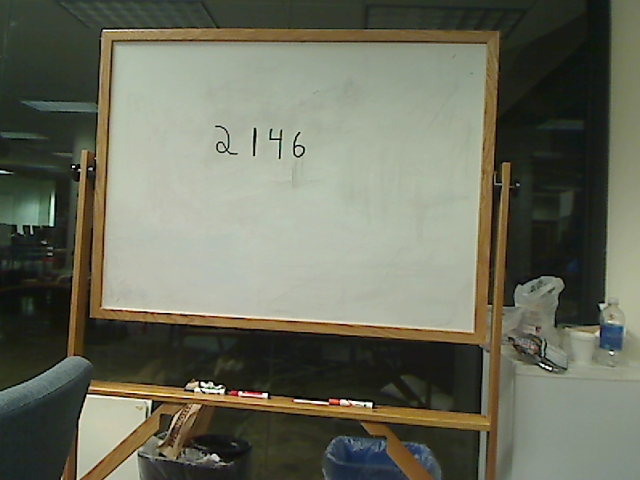
%> input picture capture_raw.jpg, 640 x 480 px
$ octave BlobsDemo.m   (GNU Octave 9; MATLAB toolbox functions it lacks are replaced by stand-ins)
%> lines starting %> are read from the running program, lines starting %| are printed output that depends on the picture; in (x1, y1, x2, y2) boxes, pixels count from 0 and x2, y2 are one past the last pixel; in counts of white or black regions, pixels touching at a corner belong together; the program's own positions count from 1
%------------------------------------------------------------------------------------------------
% Demo to illustrate simple blob detection, measurement, and filtering.
% Requires the Image Processing Toolbox (IPT) because it demonstates some functions
% supplied by that toolbox, plus it uses the "coins" demo image supplied with that toolbox.
% If you have the IPT (you can check by typing ver on the command line), you should be able to
% run this demo code simply by copying and pasting this code into a new editor window,
% and then clicking the green "run" triangle on the toolbar.
% Running time = 7.5 seconds the first run and 2.5 seconds on subsequent runs.
% A similar Mathworks demo:
% http://www.mathworks.com/products/image/demos.html?file=/products/demos/shipping/images/ipexprops.html
% Code written and posted by ImageAnalyst, July 2009.
%------------------------------------------------------------------------------------------------
% function BlobsDemo()
% echo on;
% Startup code.
tic; % Start timer.
clc; % Clear command window.
clear all; % Get rid of variables from prior run of this m-file.
disp('Running BlobsDemo.m...'); % Message sent to command window.
workspace; % Show panel with all the variables.

% Change the current folder to the folder of this m-file.
% (The line of code below is from Brett Shoelson of The Mathworks.)
if(~isdeployed)
	cd(fileparts(which(mfilename)));
end

% Read in standard MATLAB demo image
 fprintf('Getting a new image!\n');
   %First fire off the python script to get an image from the camera
   system('C:/Users/hunter/Desktop/mhacks/capture.py');
   %Creates an image called capture_raw.jpg that we now read in
   capture_raw = imread('capture_raw.jpg');
%> capture_raw is the input picture: size 480x640x3 uint8; mean R, G, B 106.7, 108.8, 92.7
   %imshow(capture_raw);
   %if (~capture_raw) fprintf('Failed to open raw image.');
   %Now we need to find the characters that we'll OCR later.
   %So we perform blob detection to find them. This assumes that the person
   %writing on the board has decent spacing between characters.
   capture_crop = imcrop(capture_raw, [160, 46  , 350, 300]);
   %hold on;
   %figure
   capture_crop_gray = rgb2gray(capture_crop);
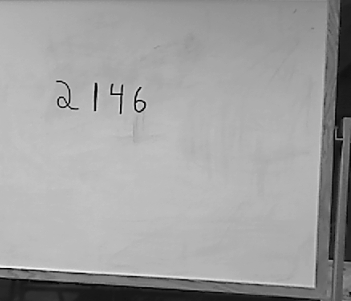
%> capture_crop_gray: size 301x351 uint8; min 1, max 249, mean 160.2


%originalImage = imread('capture_raw.jpg');
originalImage = capture_crop_gray;


subplot(3, 3, 1);
imshow(originalImage);
% Maximize the figure window.
set(gcf, 'Position', get(0, 'ScreenSize'));
% Force it to display RIGHT NOW (otherwise it might not display until it's all done, unless you've stopped at a breakpoint.)
drawnow;
caption = sprintf('Original "coins" image showing\n6 nickels (the larger coins) and 4 dimes (the smaller coins).');
title(caption);
axis square; % Make sure image is not artificially stretched because of screen's aspect ratio.

% Just for fun, let's get its histogram.
[pixelCount grayLevels] = imhist(originalImage);
%> pixelCount = 256 values, max 7880 at index 189, min 0 at index 1, mean 412.7; grayLevels = 256 values from 0 to 255
subplot(3, 3, 2);
bar(pixelCount); title('Histogram of original image');
xlim([0 grayLevels(end)]); % Scale x axis manually.

% Threshold the image to get a binary image (only 0's and 1's) of class "logical."
% Method #1: using im2bw()
%   normalizedThresholdValue = 0.4; % In range 0 to 1.
%   thresholdValue = normalizedThresholdValue * max(max(originalImage)); % Gray Levels.
%   binaryImage = im2bw(originalImage, normalizedThresholdValue);       % One way to threshold to binary
% Method #2: using a logical operation.
  thresholdValue = 100;
  binaryImage = originalImage > thresholdValue; % Bright objects will be the chosen if you use >.
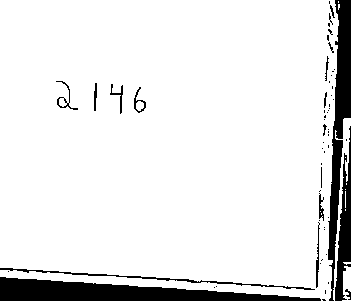
%> binaryImage: size 301x351 logical; 90.6% white; 59 black regions (42 under 20 px), largest, box (x1, y1, x2, y2) and area: (0, 277, 321, 301) 4253, (328, 0, 351, 301) 2989, (335, 126, 351, 301) 1332
%   binaryImage = originalImage < thresholdValue; % Dark objects will be the chosen if you use <.

% Do a "hole fill" to get rid of any background pixels inside the blobs.
binaryImage = imfill(binaryImage, 'holes');
%> binaryImage: size 301x351 logical; 91.3% white; 6 black regions (1 under 20 px)

% Show the threshold as a vertical red bar on the histogram.
hold on;
maxYValue = ylim;
hStemLines = stem(thresholdValue, maxYValue(2), 'r');
children = get(hStemLines, 'children');
set(children(2),'visible', 'off');
% Place a text label on the bar chart showing the threshold.
annotationText = sprintf('Thresholded at %d gray levels', thresholdValue);
% For text(), the x and y need to be of the data class "double" so let's cast both to double.
text(double(thresholdValue + 5), double(0.5 * maxYValue(2)), annotationText, 'FontSize', 10, 'Color', [0 .5 0]);
text(double(thresholdValue - 70), double(0.94 * maxYValue(2)), 'Background', 'FontSize', 10, 'Color', [0 0 .5]);
text(double(thresholdValue + 50), double(0.94 * maxYValue(2)), 'Foreground', 'FontSize', 10, 'Color', [0 0 .5]);


% Display the binary image.
subplot(3, 3, 3); imagesc(binaryImage); colormap(gray(256)); title('Binary Image, obtained by thresholding'); axis square;

labeledImage = bwlabel(binaryImage, 8);     % Label each blob so we can make measurements of it
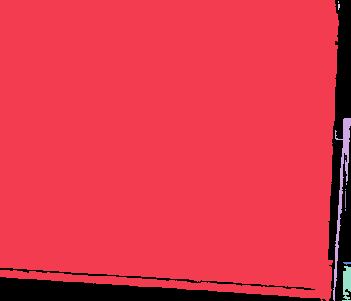
%> labeledImage: size 301x351 double; 12 distinct labels, from 0 to 11; one colour per label, 0 black
coloredLabels = label2rgb (labeledImage, 'hsv', 'k', 'shuffle'); % pseudo random color labels
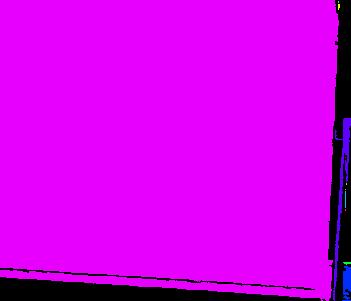
%> coloredLabels: size 301x351x3 uint8; mean R, G, B 210.3, 0.2, 232.8

subplot(3, 3, 4);
imshow(labeledImage, []);
title('Labeled Image, from bwlabel()');
axis square;
subplot(3, 3, 5);
imagesc(coloredLabels);
axis square;
caption = sprintf('Pseudo colored labels, from label2rgb().\nBlobs are numbered from top to bottom, then from left to right.');
title(caption);

% Get all the blob properties.  Can only pass in originalImage in version R2008a and later.
blobMeasurements = regionprops(labeledImage, originalImage, 'all');
%> blobMeasurements = 11 regions; largest, box (x1, y1, x2, y2), Area, Centroid, MajorAxisLength, MinorAxisLength and Eccentricity: (0, 0, 339, 301) 95462 [169.4 143.2] 385.3 331.3 0.51, (333, 118, 351, 301) 739 [342.5 187.1] 207.2 9.45 0.999, (342, 266, 351, 301) 227 [347.5 283] 37.29 8.99 0.97
numberOfBlobs = size(blobMeasurements, 1);
%> numberOfBlobs = 11

% bwboundaries() returns a cell array, where each cell contains the row/column coordinates for an object in the image.
% Plot the borders of all the coins on the original grayscale image using the coordinates returned by bwboundaries.
subplot(3, 3, 6); imagesc(originalImage);
title('Outlines, from bwboundaries()'); axis square;
hold on;
boundaries = bwboundaries(binaryImage);
%> boundaries = 11 boundaries; largest, box (x1, y1, x2, y2) and points: (0, 0, 339, 301) 1883, (333, 118, 351, 301) 463, (342, 266, 351, 301) 109, (345, 191, 346, 208) 33, (343, 262, 351, 265) 16
numberOfBoundaries = size(boundaries);
%> numberOfBoundaries = [11 1]
for k = 1 : numberOfBoundaries
	thisBoundary = boundaries{k};
	plot(thisBoundary(:,2), thisBoundary(:,1), 'g', 'LineWidth', 2);
end
%> this loop made 11 passes
%> thisBoundary on passes 3, 7, 8, 10, 11: [2 339; 3 339; 2 339], [158 346; 158 346], [190 346; 190 346], [210 346; 211 346; 210 346], [184 347; 185 347; 184 347]
hold off;

fontSize = 14;	% Used to control size of "blob number" labels put atop the image.
labelShiftX = -7;	% Used to align the labels in the centers of the coins.
blobECD = zeros(1, numberOfBlobs);
% Print header line in the command window.
fprintf(1,'Blob #      Mean Intensity  Area   Perimeter    Centroid       Diameter\n');
% Loop over all blobs printing their measurements to the command window.
for k = 1 : numberOfBlobs           % Loop through all blobs.
	% Find the mean of each blob.  (R2008a has a better way where you can pass the original image
	% directly into regionprops.  The way below works for all versions including earlier versions.)
    thisBlobsPixels = blobMeasurements(k).PixelIdxList;  % Get list of pixels in current blob.
    meanGL = mean(originalImage(thisBlobsPixels)); % Find mean intensity (in original image!)
	meanGL2008a = blobMeasurements(k).MeanIntensity; % Mean again, but only for version >= R2008a

	blobArea = blobMeasurements(k).Area;		% Get area.
	blobPerimeter = blobMeasurements(k).Perimeter;		% Get perimeter.
	blobCentroid = blobMeasurements(k).Centroid;		% Get centroid.
	blobECD(k) = sqrt(4 * blobArea / pi);					% Compute ECD - Equivalent Circular Diameter.
    fprintf(1,'#%2d %17.1f %11.1f %8.1f %8.1f %8.1f % 8.1f\n', k, meanGL, blobArea, blobPerimeter, blobCentroid, blobECD(k));
	% Put the "blob number" labels on the "boundaries" grayscale image.
	text(blobCentroid(1) + labelShiftX, blobCentroid(2), num2str(k), 'FontSize', fontSize, 'FontWeight', 'Bold');
end
%> this loop made 11 passes
%> (meanGL, meanGL2008a, blobArea, blobPerimeter, blobCentroid) on passes 1, 2, 5: (172, 172, 95462, 1882.8, [169.4 143.2]), (113.8, 113.8, 739, 472.1, [342.5 187.1]), (118.2, 118.2, 227, 111.2, [347.5 283])
%> (printed output is left out)
%> after the loop, blobECD = [348.6 30.67 1.6 3.57 17 4.51 1.13 1.13 4.65 1.6 1.6]

% Put the labels on the rgb labeled image also.
subplot(3, 3, 5);
for k = 1 : numberOfBlobs           % Loop through all blobs.
	blobCentroid = blobMeasurements(k).Centroid;		% Get centroid.
	text(blobCentroid(1) + labelShiftX, blobCentroid(2), num2str(k), 'FontSize', fontSize, 'FontWeight', 'Bold');
end
%> this loop made 11 passes
%> blobCentroid on passes 1 to 8: [169.4 143.2], [342.5 187.1], [339 2.5], [339.4 7.1], [347.5 283], [347.7 263.6], [346 158], [346 190]

% Now I'll demonstrate how to select certain blobs based using the ismember function.
% Let's say that we wanted to find only those blobs
% with an intensity between 150 and 220 and an area less than 2000 pixels.
% This would give us the three brightest dimes (the smaller coin type).
allBlobIntensities = [blobMeasurements.MeanIntensity];
%> allBlobIntensities = [172 113.8 102 104.1 118.2 115.3 101 102 103.4 104 104.5]
allBlobAreas = [blobMeasurements.Area];
%> allBlobAreas = [95462 739 2 10 227 16 1 1 17 2 2]
% Get a list of the blobs that meet our criteria and we need to keep.
allowableIntensityIndexes = (allBlobIntensities > 150) & (allBlobIntensities < 220);
%> allowableIntensityIndexes = [true false false false false false false false false false false]
allowableAreaIndexes = allBlobAreas < 2000; % Take the small objects.
%> allowableAreaIndexes = [false true true true true true true true true true true]
keeperIndexes = find(allowableIntensityIndexes & allowableAreaIndexes);
%> keeperIndexes = []
% Extract only those blobs that meet our criteria, and
% eliminate those blobs that don't meet our criteria.
% Note how we use ismember() to do this.
keeperBlobsImage = ismember(labeledImage, keeperIndexes);
%> keeperBlobsImage: size 301x351 logical; every value is 0
% Re-label with only the keeper blobs kept.
labeledDimeImage = bwlabel(keeperBlobsImage, 8);     % Label each blob so we can make measurements of it
%> labeledDimeImage: size 301x351 double; every value is 0
% Now we're done.  We have a labeled image of blobs that meet our specified criteria.
subplot(3, 3, 7);
imshow(labeledDimeImage, []);
axis square;
title('"Keeper" blobs (3 brightest dimes in a re-labeled image)');

% Now use the keeper blob as a mask on the original image.
% This will let us display the original image in the regions of the keeper blobs.
maskedImageDime = originalImage; % Simply a copy at first.
maskedImageDime(~keeperBlobsImage) = 0;  % Set all non-keeper pixels to zero.
subplot(3, 3, 8);
imshow(maskedImageDime);
axis square;
title('Only the 3 brightest dimes from the original image');

% Now let's get the nickels (the larger coin type)
keeperIndexes = find(allBlobAreas > 2000);  % Take the larger objects.
%> keeperIndexes = 1
% Note how we use ismember to select the blobs that meet our criteria.
nickelBinaryImage = ismember(labeledImage, keeperIndexes);
%> nickelBinaryImage: size 301x351 logical; 90.4% white; 4 black regions (1 under 20 px), largest, box (x1, y1, x2, y2) and area: (328, 0, 351, 301) 5369, (0, 277, 321, 301) 4253, (0, 268, 315, 290) 561
maskedImageNickel = originalImage; % Simply a copy at first.
maskedImageNickel(~nickelBinaryImage) = 0;  % Set all non-nickel pixels to zero.
%> maskedImageNickel: size 301x351 uint8; 9.64% of pixels changed, all inside (x1, y1, x2, y2) = (0, 0, 351, 301)
subplot(3, 3, 9);
imshow(maskedImageNickel, []);
axis square;
title('Only the nickels from the original image');
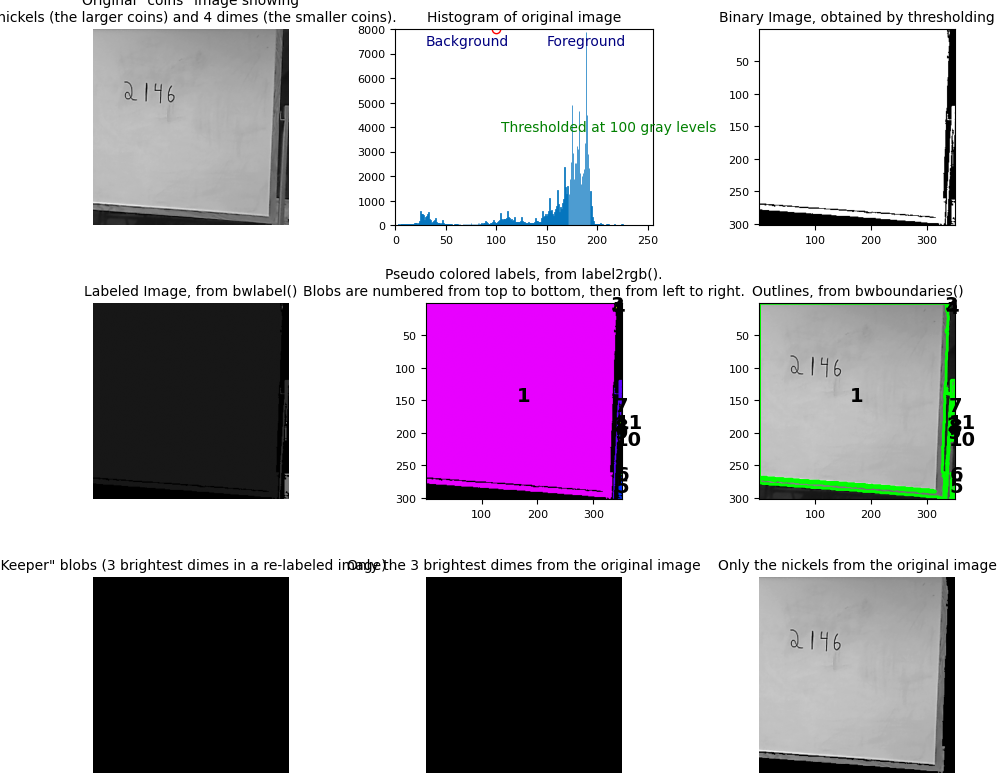
%> figure redrawn from the program's plot data, 9 panels

elapsedTime = toc;
% Alert user that the demo is done and give them the option to save an image.
message = sprintf('Finished running BlobsDemo.m.\n\nElapsed time = %.2f seconds.', elapsedTime);
message = sprintf('%s\n\nCheck out the figure window for the images.\nCheck out the command window for the numerical results.', message);
message = sprintf('%s\n\nDo you want to save the pseudo-colored image?', message);
reply = questdlg(message, 'Save image?', 'Yes', 'No', 'No');
%> the answer given: No
% Note: reply will = '' for Upper right X, 'Yes' for Yes, and 'No' for No.
if strcmpi(reply, 'Yes')
	% Ask user for a filename.
	FilterSpec = {'*.tif', 'TIFF images (*.tif)'; '*.*', 'All Files (*.*)'};
	DialogTitle = 'Save image file name';
	% Get the default filename.  Make sure it's in the folder where this m-file lives.
	% (If they run this file but the cd is another folder then pwd will show that folder, not this one.
	thisFile = mfilename('fullpath');
	[thisFolder, baseFileName, ext, version] = fileparts(thisFile);
	DefaultName = sprintf('%s/%s.tif', thisFolder, baseFileName);
	[fileName, specifiedFolder] = uiputfile(FilterSpec, DialogTitle, DefaultName);
	% Parse what they actually specified.
	[folder, baseFileName, ext, version] = fileparts(fileName);
	% Create the full filename, making sure it has a tif filename.
	fullImageFileName = fullfile(specifiedFolder, [baseFileName '.tif']);
	% Save the labeled image as a tif image.
	imwrite(uint8(coloredLabels), fullImageFileName);
	% Just for fun, read image back into the imtool utility to demonstrate that tool.
	tifimage = imread(fullImageFileName);
	imtool(tifimage, []);
end

message = sprintf('Would you like to crop out each coin to individual images?');
reply = questdlg(message, 'Extract Individual Images?', 'Yes', 'No', 'Yes');
%> the answer given: Yes
% Note: reply will = '' for Upper right X, 'Yes' for Yes, and 'No' for No.
if strcmpi(reply, 'Yes')
	figure;
	% Maximize the figure window.
	set(gcf, 'Position', get(0, 'ScreenSize'));
	for k = 1 : numberOfBlobs           % Loop through all blobs.
		% Find the bounding box of each blob.
		thisBlobsBoundingBox = blobMeasurements(k).BoundingBox;  % Get list of pixels in current blob.
		% Extract out this coin into it's own image.
		subImage = imcrop(originalImage, thisBlobsBoundingBox);
		% Display the image with informative caption.
		subplot(3, 4, k);
		imshow(subImage);
		caption = sprintf('Coin #%d\nDiameter = %.1f pixels\nArea = %d pixels', k, blobECD(k), blobMeasurements(k).Area);
		title(caption, 'FontSize', 14);
	end
%> this loop made 11 passes
%> thisBlobsBoundingBox on passes 1, 2, 4, 5, 6, 9: [0.5 0.5 339 301], [333.5 118.5 18 183], [338.5 4.5 2 6], [342.5 266.5 9 35], [343.5 262.5 8 3], [345.5 191.5 1 17]
%> pass 1, `subImage = imcrop(originalImage, thisBlobsBoundingBox);`:
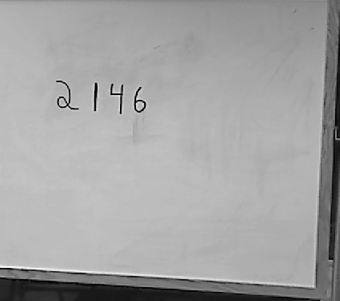
%> subImage: size 301x340 uint8; min 1, max 249, mean 163.4

	% Display the MATLAB "peaks" logo.
	logoFig = subplot(3,4, 12);
	caption = sprintf('A MATLAB Demo\nby ImageAnalyst');
	text(0.5,1.15, caption, 'Color','r', 'FontSize', 18, 'FontWeight','b', 'HorizontalAlignment', 'Center') ;
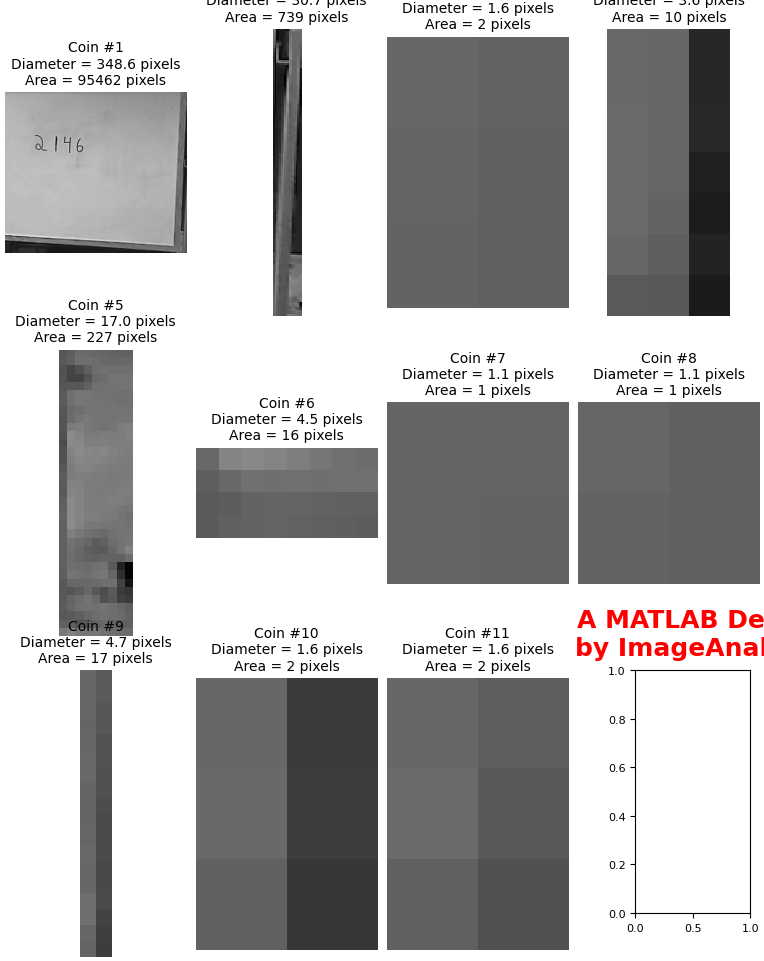
%> figure redrawn from the program's plot data, 12 panels
	positionOfLowerRightPlot = get(logoFig, 'position');
%> (the run ends here)

$ run again, with raw.png saved as capture_raw.jpg
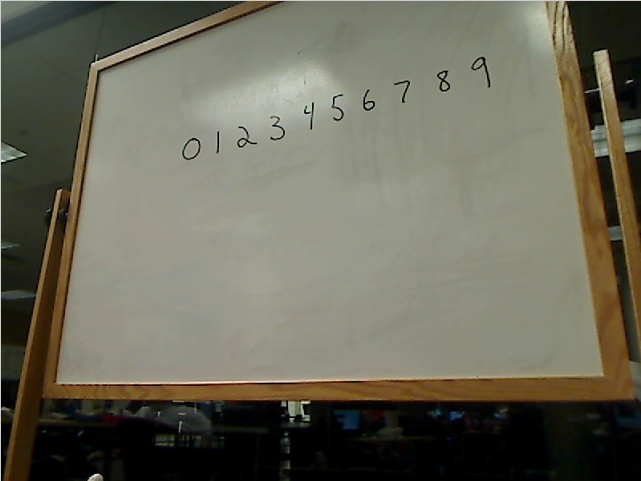
%> input picture raw.png, 641 x 481 px
%> capture_raw is the input picture: size 481x641x3 uint8; mean R, G, B 106.8, 104.7, 89.6
%> pixelCount = 256 values, max 11363 at index 153, min 0 at index 1, mean 412.7; grayLevels = 256 values from 0 to 255
%> `binaryImage = originalImage > thresholdValue;`:
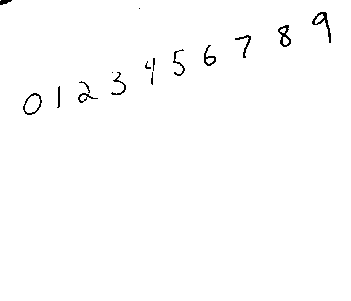
%> binaryImage: size 301x351 logical; 99.1% white; black in thin lines or dots, all inside (x1, y1, x2, y2) = (0, 0, 331, 115)
%> labeledImage: size 301x351 double; 3 distinct labels, from 0 to 2
%> blobMeasurements = 2 regions; box (x1, y1, x2, y2), Area, Centroid, MajorAxisLength, MinorAxisLength and Eccentricity: (0, 0, 351, 301) 105610 [176.1 151.1] 405.2 347.4 0.514, (0, 0, 1, 1) 1 [1 1] 1.15 1.15 0
%> numberOfBlobs = 2
%> boundaries = 2 boundaries; box (x1, y1, x2, y2) and points: (0, 0, 351, 301) 1296, (0, 0, 1, 1) 2
%> numberOfBoundaries = [2 1]
%> the loop `for k = 1 : numberOfBoundaries` made 2 passes
%> thisBoundary on pass 1: [1 1; 1 1]
%> the loop `for k = 1 : numberOfBlobs` made 2 passes
%> (meanGL, meanGL2008a, blobArea, blobPerimeter, blobCentroid) on pass 2: (146.9, 146.9, 105610, 1270.3, [176.1 151.1])
%> (printed output is left out)
%> after the loop `for k = 1 : numberOfBlobs`: blobECD = [1.13 366.7]
%> the loop `for k = 1 : numberOfBlobs` made 2 passes
%> allBlobIntensities = [124 146.9]
%> allBlobAreas = [1 105610]
%> allowableIntensityIndexes = [false false]
%> allowableAreaIndexes = [true false]
%> `keeperIndexes = find(allowableIntensityIndexes & allowableAreaIndexes);`: keeperIndexes = []
%> keeperBlobsImage: size 301x351 logical; every value is 0
%> labeledDimeImage: size 301x351 double; every value is 0
%> `keeperIndexes = find(allBlobAreas > 2000);`: keeperIndexes = 2
%> nickelBinaryImage: size 301x351 logical; 100% white; 1 black region, box (x1, y1, x2, y2) and area: (0, 0, 12, 5) 41
%> maskedImageNickel: size 301x351 uint8; min 0, max 210, mean 146.9
%> the loop `for k = 1 : numberOfBlobs` made 2 passes
%> (thisBlobsBoundingBox, subImage) on pass 1: ([0.5 0.5 1 1], [124 89; 69 32])
%> `text(0.5,1.15, caption, 'Color','r', 'FontSize', 18, 'FontWeight','b',..`:
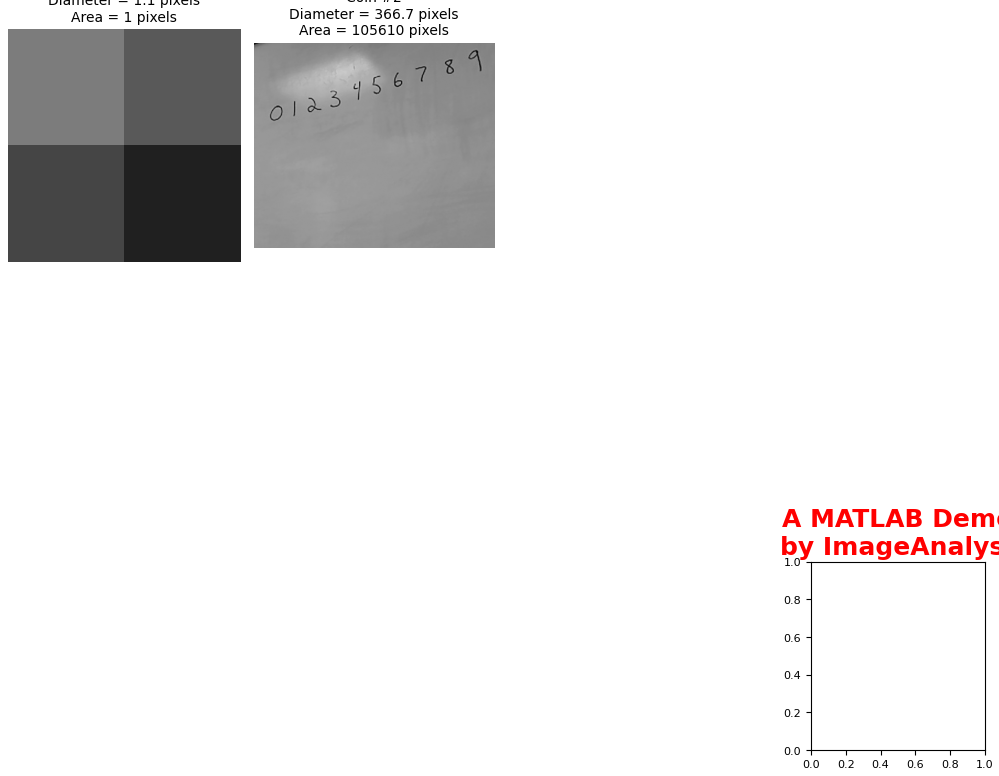
%> figure redrawn from the program's plot data, 3 panels
